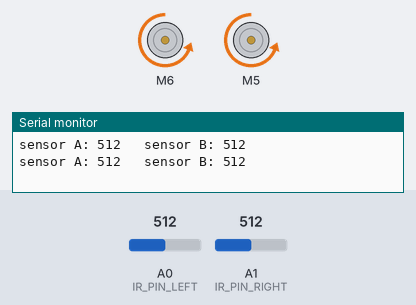
The sketch below on a simulated Arduino Uno, built with avr-gcc and run on an emulated ATmega328P. Shown: 2 × DC motor (green arrow = forward, orange = backward, longer = faster), the last lines printed to the serial monitor. The inputs (shaded band) are chosen by the test bench; at power-on: A0 (IR_PIN_LEFT) = 512, A1 (IR_PIN_RIGHT) = 512.

Above: at 1.8 s.
1.9 s: A0 (IR_PIN_LEFT) set to 159
3.7 s: A0 (IR_PIN_LEFT) set to 140
At 5.1 s:
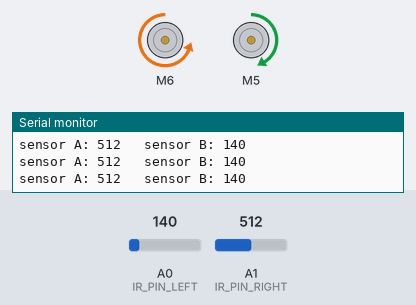
6.0 s: A1 (IR_PIN_RIGHT) set to 162
7.5 s: A1 (IR_PIN_RIGHT) set to 137
At 8.7 s:
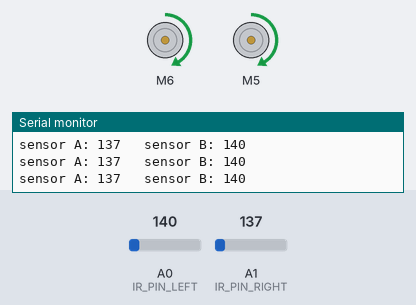
9.0 s: A0 (IR_PIN_LEFT) set to 160
At 10.2 s:
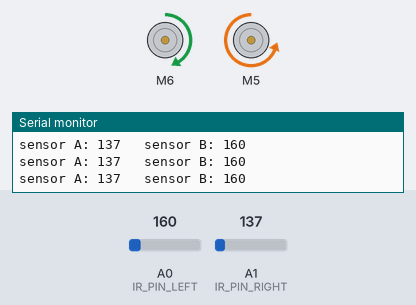
10.5 s: A1 (IR_PIN_RIGHT) set to 160
At 11.6 s:
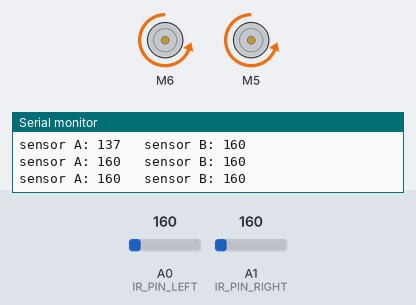
Timing chart, 0 to 13.0 s (numbered marks = the images above; inputs shaded):
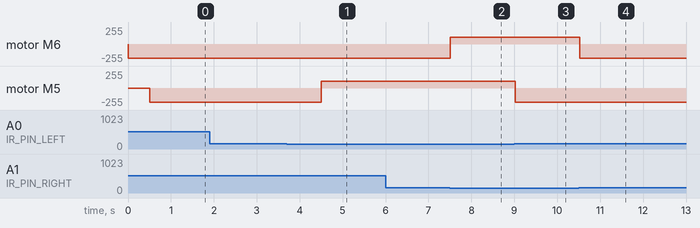

Measured:
- the behaviour switches between 151 and 150 on A0 (IR_PIN_LEFT) (found by bisection; images 0 and 1)
- the behaviour switches between 151 and 150 on A1 (IR_PIN_RIGHT) (found by bisection; images 1 and 2)
- after the input at 3.7 s, motor M5: backward 210/255 → forward 105/255 after 0.80 s
- after the input at 7.5 s, motor M6: backward 210/255 → forward 105/255 at once
- after the input at 9.0 s, motor M5: forward 105/255 → backward 210/255 at once
- after the input at 10.5 s, motor M6: forward 105/255 → backward 210/255 at once

The sketch:

sensor.ino
```cpp
// chao ceramica  = 50 , fita= 300
// cimento = 400 , fita =580
#include <MX1508.h>
#include <ACS712.h>

#define PINA1 6 // Pino de controle PWM para motor A (direita)
#define PINA2 7 // Pino de controle que será configurado como LOW (GND) para motor A (direita)
#define PINB1 5 // Pino de controle PWM para motor B (esuqerda)
#define PINB2 4 // Pino de controle que será configurado como LOW (GND) para motor B (esquerda)
#define NUMPWM 1
#define PWM 105 // Velocidade PWM desejada

MX1508 motorA(PINA1, PINA2, FAST_DECAY, NUMPWM);
MX1508 motorB(PINB1, PINB2, FAST_DECAY, NUMPWM);


#define IR_PIN_RIGHT A1
#define IR_PIN_LEFT A0

int leitura_pino_r=0;
int leitura_pino_l =0;

void setup(){
  Serial.begin(9600);
  pinMode(IR_PIN_RIGHT,INPUT);
  pinMode(IR_PIN_LEFT,INPUT);

}
void loop (){


leitura_pino_r = analogRead(IR_PIN_RIGHT);
Serial.print("sensor A: ");
Serial.print(leitura_pino_r);
Serial.print("   sensor B: ");
leitura_pino_l = analogRead(IR_PIN_LEFT);
Serial.println(leitura_pino_l);


    if (leitura_pino_r > 150) {
      motorA.motorGo(-(2*PWM));
      delay(500);
    } else {
      motorA.motorGo(PWM);
    }

    if (leitura_pino_l > 150) {
      motorB.motorGo(-(2*PWM));
      delay(500);
    } else {
        motorB.motorGo(PWM);
    }
//delay(1000);
}
```
